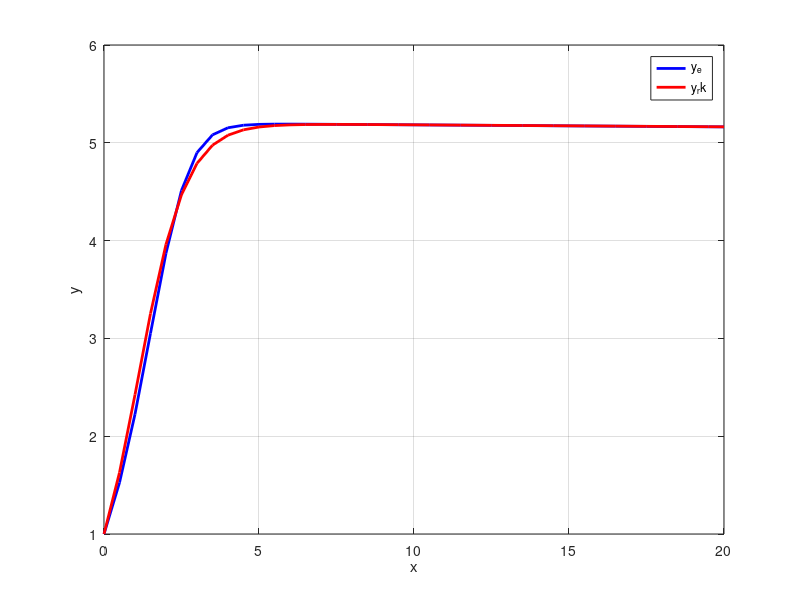

Source code (MATLAB):
clc
close all
clear all

a=1.3;
b=-0.25;
c=-0.0001;
h=0.5;
x=0:h:20;
N=length(x);

y_e=zeros(1,N);    %I will store Euler method results in this one
y_rk=zeros(1,N);   %also Runge Kutta results stored here
y_e(1)=1;          %initial condition
y_rk(1)=1;         %initial condition

T_e(1)=0;      %this trapezoidal differentiation will use Euler method y values
for i=1:N-1
    if i>1     %since we know T(1) no need to itterate
        T_e(i)=T_e(i-1)+h/2*(y_e(i-1)+y_e(i));
    end        %calculation of T(i) must be before y_e(i+1) calculation because it uses T(i)
    y_e(i+1)=y_e(i)+h*( a*y_e(i) + b*y_e(i)^2 + c*y_e(i)*T_e(i) );   %I implemented given y' function in the code
end
plot(x,y_e,'b','linewidth',2)
grid on 
hold on

T_rk(1)=0;     %this trapezoidal differentiation will use Runge Kutta method y values
for j=1:N-1
    if j>1
    T_rk(j) = T_rk(j-1)+h/2*(y_rk(j-1)+y_rk(j));
    end
    
    f = @(t,y) a*y+b*y^2+c*y.*T_rk(j);   %given first derivative
    
    f1_rk=f(x(j),y_rk(j));               %these are Runge Kutta variables
    f2_rk=f(x(j)+h/2,y_rk(j)+h/2*f1_rk);
    f3_rk=f(x(j)+h/2,y_rk(j)+h/2*f2_rk);
    f4_rk=f(x(j)+h,y_rk(j)+h*f3_rk);
    y_rk(j+1)=y_rk(j)+h*(f1_rk+2*f2_rk+2*f3_rk+f4_rk)/6;
end
plot(x,y_rk,'r','linewidth',2)
legend('y_e','y_rk')
xlabel('x')
ylabel('y')



